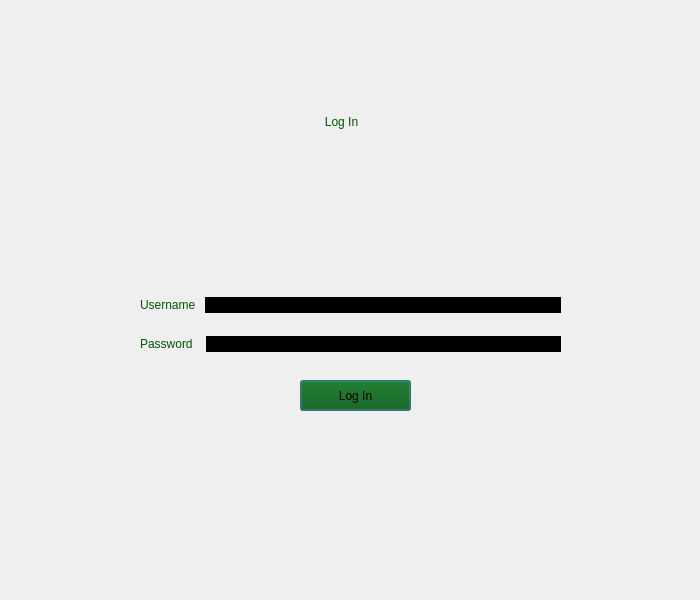
<?xml version="1.0" encoding="UTF-8"?>
<ui version="4.0">
 <class>Dialog</class>
 <widget class="QDialog" name="Dialog">
  <property name="geometry">
   <rect>
    <x>0</x>
    <y>0</y>
    <width>700</width>
    <height>600</height>
   </rect>
  </property>
  <property name="sizePolicy">
   <sizepolicy hsizetype="Minimum" vsizetype="Minimum">
    <horstretch>0</horstretch>
    <verstretch>0</verstretch>
   </sizepolicy>
  </property>
  <property name="windowTitle">
   <string>Dialog</string>
  </property>
  <property name="styleSheet">
   <string notr="true">QDialog{
background-image: url(:/img/image/Coding backgrounds 41.jpg);
}</string>
  </property>
  <widget class="QLabel" name="label">
   <property name="geometry">
    <rect>
     <x>270</x>
     <y>90</y>
     <width>143</width>
     <height>63</height>
    </rect>
   </property>
   <property name="styleSheet">
    <string notr="true">font: 900 28pt &quot;Segoe UI Black&quot;;
color: rgb(0, 85, 0);</string>
   </property>
   <property name="text">
    <string>Log In</string>
   </property>
   <property name="alignment">
    <set>Qt::AlignCenter</set>
   </property>
  </widget>
  <widget class="QPushButton" name="pushButton">
   <property name="geometry">
    <rect>
     <x>300</x>
     <y>380</y>
     <width>111</width>
     <height>31</height>
    </rect>
   </property>
   <property name="styleSheet">
    <string notr="true">color: rgb(0, 0, 0);
background-color: rgb(0, 85, 0);
font: 900 12pt &quot;Segoe UI Black&quot;;</string>
   </property>
   <property name="text">
    <string>Log In</string>
   </property>
  </widget>
  <widget class="QWidget" name="">
   <property name="geometry">
    <rect>
     <x>140</x>
     <y>280</y>
     <width>421</width>
     <height>91</height>
    </rect>
   </property>
   <layout class="QVBoxLayout" name="verticalLayout">
    <item>
     <layout class="QHBoxLayout" name="horizontalLayout_2">
      <item>
       <widget class="QLabel" name="label_2">
        <property name="styleSheet">
         <string notr="true">font: 12pt &quot;Segoe Script&quot;;
color: rgb(0, 85, 0);</string>
        </property>
        <property name="text">
         <string>Username </string>
        </property>
       </widget>
      </item>
      <item>
       <widget class="QLineEdit" name="lineEdit">
        <property name="tabletTracking">
         <bool>false</bool>
        </property>
        <property name="styleSheet">
         <string notr="true">background-color:black;
border: black;
color: rgb(0, 85, 0);
font: 12pt &quot;Segoe UI&quot;;</string>
        </property>
       </widget>
      </item>
     </layout>
    </item>
    <item>
     <layout class="QHBoxLayout" name="horizontalLayout">
      <item>
       <widget class="QLabel" name="label_3">
        <property name="styleSheet">
         <string notr="true">font: 12pt &quot;Segoe Script&quot;;
color: rgb(0, 85, 0);</string>
        </property>
        <property name="text">
         <string>Password  </string>
        </property>
       </widget>
      </item>
      <item>
       <widget class="QLineEdit" name="lineEdit_2">
        <property name="styleSheet">
         <string notr="true">background-color:black;
border: black;
color: rgb(0, 85, 0);
font: 12pt &quot;Segoe UI&quot;;</string>
        </property>
        <property name="echoMode">
         <enum>QLineEdit::PasswordEchoOnEdit</enum>
        </property>
       </widget>
      </item>
     </layout>
    </item>
   </layout>
  </widget>
 </widget>
 <resources/>
 <connections/>
</ui>
